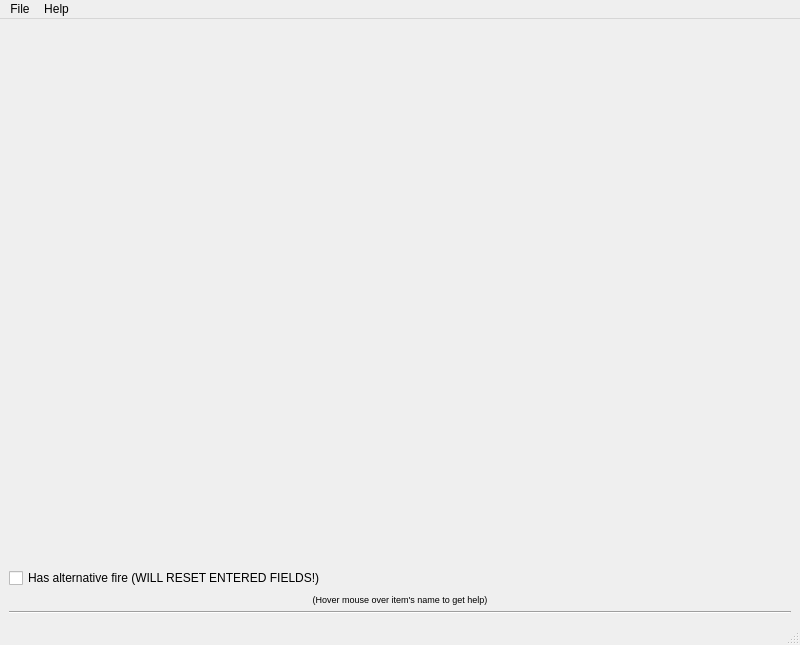
<?xml version="1.0" encoding="UTF-8"?>
<ui version="4.0">
 <class>MainWindow</class>
 <widget class="QMainWindow" name="MainWindow">
  <property name="geometry">
   <rect>
    <x>0</x>
    <y>0</y>
    <width>800</width>
    <height>645</height>
   </rect>
  </property>
  <property name="windowTitle">
   <string>FPSC Gun Editor (by Navy LiK)</string>
  </property>
  <widget class="QWidget" name="centralwidget">
   <layout class="QVBoxLayout" name="verticalLayout">
    <item>
     <widget class="QTabWidget" name="tabWidget">
      <property name="currentIndex">
       <number>-1</number>
      </property>
      <property name="documentMode">
       <bool>true</bool>
      </property>
      <property name="movable">
       <bool>true</bool>
      </property>
      <property name="tabBarAutoHide">
       <bool>false</bool>
      </property>
     </widget>
    </item>
    <item>
     <widget class="QCheckBox" name="checkBox">
      <property name="text">
       <string>Has alternative fire (WILL RESET ENTERED FIELDS!)</string>
      </property>
     </widget>
    </item>
    <item>
     <widget class="QLabel" name="label">
      <property name="text">
       <string>&lt;html&gt;&lt;head/&gt;&lt;body&gt;&lt;p&gt;&lt;span style=&quot; font-size:7pt;&quot;&gt;(Hover mouse over item's name to get help)&lt;/span&gt;&lt;/p&gt;&lt;/body&gt;&lt;/html&gt;</string>
      </property>
      <property name="alignment">
       <set>Qt::AlignCenter</set>
      </property>
     </widget>
    </item>
    <item>
     <widget class="Line" name="line">
      <property name="orientation">
       <enum>Qt::Horizontal</enum>
      </property>
     </widget>
    </item>
   </layout>
  </widget>
  <widget class="QMenuBar" name="menubar">
   <property name="geometry">
    <rect>
     <x>0</x>
     <y>0</y>
     <width>800</width>
     <height>21</height>
    </rect>
   </property>
   <widget class="QMenu" name="menuFile">
    <property name="title">
     <string>File</string>
    </property>
    <addaction name="action_newGun"/>
    <addaction name="action_loadGun"/>
    <addaction name="separator"/>
    <addaction name="action_saveGun"/>
    <addaction name="action_saveGunAs"/>
    <addaction name="separator"/>
    <addaction name="actionExit"/>
   </widget>
   <widget class="QMenu" name="menuHelp">
    <property name="title">
     <string>Help</string>
    </property>
    <addaction name="actionAbout"/>
   </widget>
   <addaction name="menuFile"/>
   <addaction name="menuHelp"/>
  </widget>
  <widget class="QStatusBar" name="statusbar"/>
  <action name="actionAbout">
   <property name="text">
    <string>About</string>
   </property>
  </action>
  <action name="action_newGun">
   <property name="text">
    <string>N&amp;ew gun</string>
   </property>
  </action>
  <action name="action_loadGun">
   <property name="text">
    <string>Load gun</string>
   </property>
  </action>
  <action name="action_saveGun">
   <property name="enabled">
    <bool>false</bool>
   </property>
   <property name="text">
    <string>Save gun</string>
   </property>
  </action>
  <action name="action_saveGunAs">
   <property name="text">
    <string>Save gun as...</string>
   </property>
  </action>
  <action name="actionExit">
   <property name="text">
    <string>Exit</string>
   </property>
  </action>
 </widget>
 <resources/>
 <connections>
  <connection>
   <sender>actionExit</sender>
   <signal>triggered()</signal>
   <receiver>MainWindow</receiver>
   <slot>close()</slot>
   <hints>
    <hint type="sourcelabel">
     <x>-1</x>
     <y>-1</y>
    </hint>
    <hint type="destinationlabel">
     <x>399</x>
     <y>322</y>
    </hint>
   </hints>
  </connection>
 </connections>
</ui>
